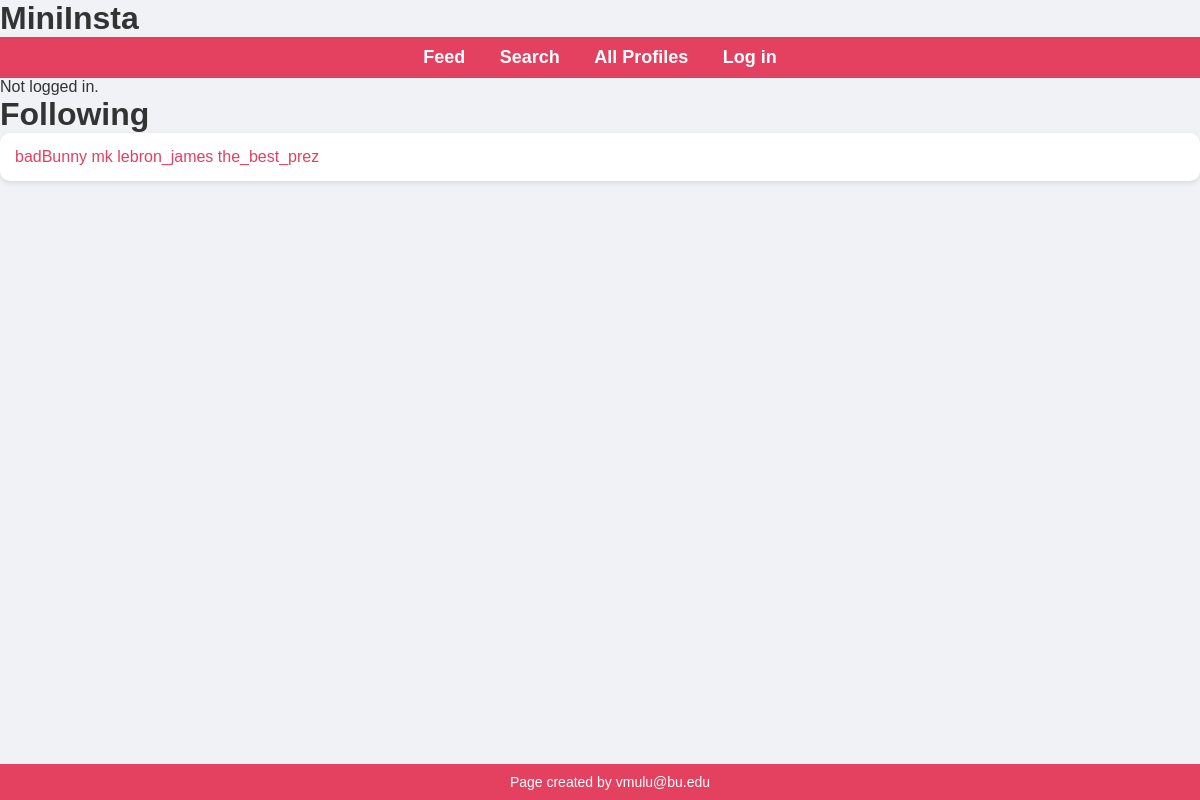
Screenshot of /mini_insta/profile/12/following with the database file from the repository.
### mini_insta/models.py (models this page shows, shortened)
class Profile(models.Model):
    username = models.TextField(blank=True)
    display_name = models.TextField(blank=True)
    profile_image_url = models.URLField(blank=True)
    join_date = models.DateTimeField(auto_now=True)
    bio_text = models.TextField(blank=True)
    user = models.ForeignKey(User, on_delete=models.CASCADE)
    def get_following(self):
        following = Follow.objects.filter(follower_profile=self)
        following_lst = []
        for follow in following:
            following_lst.append(follow.profile)
        return following_lst

### mini_insta/views.py (the view)
# urls.py: path('profile/<int:pk>/following', ShowFollowingDetailView.as_view(), name='following'),
class ShowFollowingDetailView(DetailView):
    model = Profile
    template_name = "mini_insta/show_following.html"
    context_object_name = "profile"

### mini_insta/templates/mini_insta/show_following.html
{% extends 'mini_insta/base.html' %}
{% block content %}
    <h1>
        Following
    </h1>
    <div>
        {% for following in profile.get_following %}
            <a href="{% url 'profile' following.pk%}"> {{following.username}} </a>
        {% endfor %}
    </div>
{% endblock %}

### static/mini_insta-styles.css (style rules this page uses)
body { font-family: 'Arial', sans-serif; background-color: #f0f2f5; color: #333; margin: 0; padding: 0; }
h1, h2, h3 { margin: 0; }
a { display: inline; width: 200px; margin: 0 auto; text-align: center; }
a { color: #e4405f; text-decoration: none; }
div { padding: 15px; margin-bottom: 20px; background-color: white; border-radius: 10px; box-shadow: 0 2px 5px rgba(0, 0, 0, 0.1); }

### rows the page displays
Profile: username "badBunny"
Profile: username "mk"
Profile: username "lebron_james"
Profile: username "the_best_prez"
